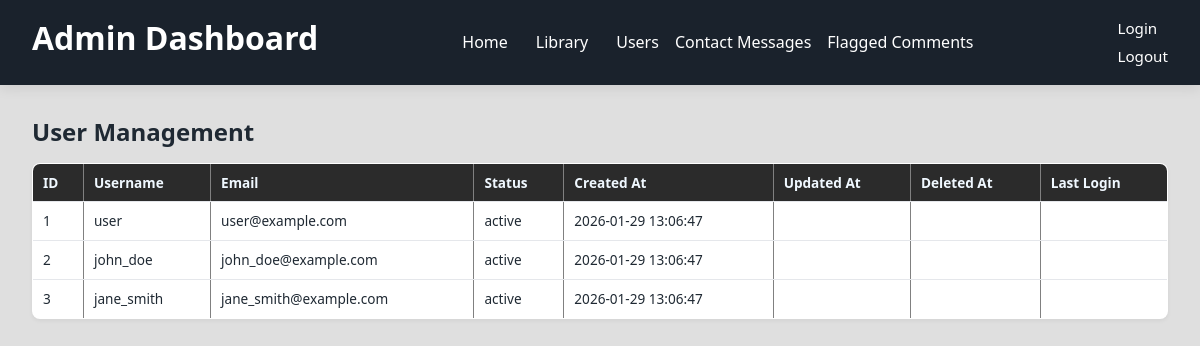
/AdminDashboard/admin_dashboard.php?page=users (signed in), run on the app's committed database.
### tables this page shows
CREATE TABLE users (
    id BIGINT AUTO_INCREMENT PRIMARY KEY,
    username VARCHAR(100) UNIQUE NOT NULL,
    email VARCHAR(255) UNIQUE NOT NULL,
    password_hash TEXT NOT NULL,
    status VARCHAR(50) NOT NULL DEFAULT 'active', 
    created_at TIMESTAMP NOT NULL DEFAULT CURRENT_TIMESTAMP,
    updated_at TIMESTAMP NULL,
    deleted_at TIMESTAMP NULL,
    last_login_at TIMESTAMP NULL
);

### Backend/api/admin_api.php (called while the page is built, shortened)
<?php
require_once __DIR__ . '/../DB_Connection/db_connection.php';
require_once __DIR__ . '/../Classes/User/User.php';
$userInstance = new User();
try {
    $allUsers = $userInstance->getAllUsers($pdo);
} catch (PDOException $e) {
    die("Database error: " . $e->getMessage());
}

### Backend/Classes/User/User.php (called while the page is built, shortened)
<?php
class User
{
    public function getAllUsers($pdo) : array
    {
        $stmt = $pdo->prepare("SELECT id, username, email, status, created_at, updated_at, deleted_at, last_login_at FROM users");
        $stmt->execute();
        return $stmt->fetchAll(PDO::FETCH_ASSOC);
    }
}
?>

### public/AdminDashboard/users.php (the view)
<h2>User Management</h2>
<?php
require_once __DIR__ . '/../../Backend/api/admin_api.php';
if (empty($allUsers)) {
    echo "<p>No users found.</p>";
} else {
    ?>
    <section class="users-list">
        <table border="1" cellpadding="8" cellspacing="0" style="width:100%; border-collapse: collapse;">
            <thead>
                <tr>
                    <th>ID</th>
                    <th>Username</th>
                    <th>Email</th>
                    <th>Status</th>
                    <th>Created At</th>
                    <th>Updated At</th>
                    <th>Deleted At</th>
                    <th>Last Login</th>
                </tr>
            </thead>
            <tbody>
                <?php foreach ($allUsers as $user): ?>
                    <tr>
                        <td><?= htmlspecialchars($user['id']) ?></td>
                        <td><?= htmlspecialchars($user['username']) ?></td>
                        <td><?= htmlspecialchars($user['email']) ?></td>
                        <td><?= htmlspecialchars($user['status'] ?? '') ?></td>
                        <td><?= htmlspecialchars($user['created_at'] ?? '') ?></td>
                        <td><?= htmlspecialchars($user['updated_at'] ?? '') ?></td>
                        <td><?= htmlspecialchars($user['deleted_at'] ?? '') ?></td>
                        <td><?= htmlspecialchars($user['last_login_at'] ?? '') ?></td>
                    </tr>
                <?php endforeach; ?>
            </tbody>
        </table>
    </section>
<?php
}
?>

### public/AdminDashboard/styles/admin.css (style rules this page uses)
body { font-family: var(--font-base); background: var(--bg-dark-admin) !important; color: var(--text-main); }
.admin-main table { width: 100%; border-collapse: collapse; margin-top: var(--md); background: var(--bg-surface); border-radius: var(--radius-md); overflow: hidden; box-shadow: var(--shadow-sm); }
.admin-main th, .admin-main td { border-bottom: 1px solid var(--border-color); padding: 8px 10px; font-size: 0.85rem; text-align: left; max-width: 800px; }
.admin-main th { background: var(--bg-dark-soft); font-weight: 600; color: aliceblue; }

### public/styles/global.css (style rules this page uses)
:root { --bg-main: #f5f7fa; --bg-surface: #ffffff; --bg-dark: #1a222c; --bg-dark-soft: #2b2b2b; --bg-dark-admin: #dfdfdf; --primary: #3f51b5; --primary-hover: #303f9f; --accent: #ff9800; --text-main: #1f2933; --text-muted: #6b7280; --text-light: #ffffff; --text-msg-ok: green; --text-msg-error: red; --border-color: #e5e7eb; --font-base: system-ui, -apple-system, BlinkMacSystemFont, "Segoe UI", Roboto, sans-serif; --font-size-base: 16px; --line-height: 1.6; --container-width: 1400px; --container-padding: 1rem; --xs: 0.25rem; --sm: 0.5rem; --md: 1rem; --lg: 2rem; --xl: 4rem; --radius-sm: 4px; --radius-md: 8px; --radius-lg: 16px; --shadow-sm: 0 2px 4px rgba(0,0,0,0.05); --shadow-md: 0 4px 12px rgba(0,0,0,0.08); --transition: 0.25s ease; }
*, *::before, *::after { box-sizing: border-box; margin: 0; padding: 0; }
html { font-size: var(--font-size-base); }
body { font-family: var(--font-base); line-height: var(--line-height); background: var(--bg-main); color: var(--text-main); min-height: 100vh; display: flex; flex-direction: column; }
h1, h2, h3, h4 { font-weight: 600; line-height: 1.25; margin-bottom: var(--sm); }

### data on the page
users: id "1", username "user", email "user@example.com", status "active", created_at "2026-01-29 13:06:47"
users: id "2", username "john_doe", email "john_doe@example.com", status "active", created_at "2026-01-29 13:06:47"
users: id "3", username "jane_smith", email "jane_smith@example.com", status "active", created_at "2026-01-29 13:06:47"
